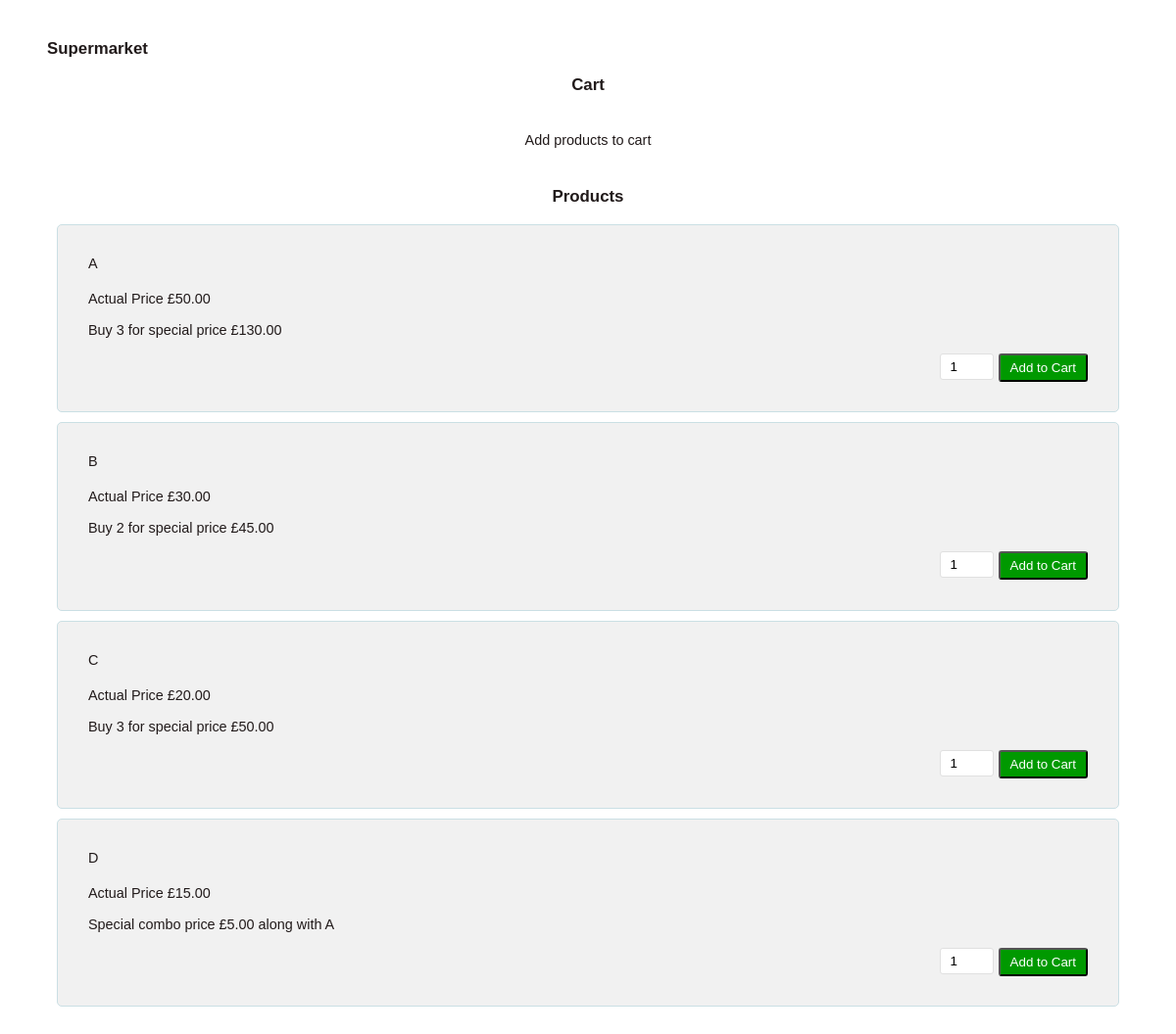
The page / on the database its author committed.
### tables this page shows
CREATE TABLE `products` (
  `id` int(11) NOT NULL,
  `product_name` varchar(100) NOT NULL,
  `product_description` varchar(255) NOT NULL,
  `product_price` float(5,2) NOT NULL,
  `sku` varchar(55) NOT NULL COMMENT 'Stock keeping unit'
);

CREATE TABLE `specialoffers` (
  `s_id` int(11) NOT NULL,
  `id` int(11) NOT NULL,
  `quantity` int(11) NOT NULL DEFAULT 0,
  `special_price` float(10,2) NOT NULL,
  `combo_offer_mapping` int(11) NOT NULL DEFAULT 0
);

### index.php (called while the page is built, shortened)
<?php
require_once("dbmanager/databasebmanager.php");
$db_handle = new DatabaseManager();
include_once("model/databasemodel.php");
$db_model = new DatabaseModel();
include_once("managecart.php");
include_once('views/cart_view.php');
?>

### dbmanager/databasebmanager.php (called while the page is built, shortened)
<?php
class DatabaseManager {
    private $database = "supermarket";
    private $host = "localhost";
    private $user = "root";
    private $password = "";
    private $connection;
    function __construct() {
        $this->connection = $this->connectToDB();
    }
    function connectToDB() {
        $conn = mysqli_connect($this->host, $this->user, $this->password, $this->database);
        return $conn;
    }
    function productByID($query) {
        $result = mysqli_query($this->connection, $query);
        while ($rows = mysqli_fetch_assoc($result)) {
            $results[$rows['id']] = $rows;
        }
        if (!empty($results))
            return $results;
    }
}
?>

### model/databasemodel.php (called while the page is built, shortened)
<?php
class DatabaseModel extends DatabaseManager {
    public function fetchProducts($productId = NULL) {
        $sql = "select * from products LEFT JOIN specialoffers ON products.id = specialoffers.id";
        return $sql;
    }
}
?>

### managecart.php (called while the page is built, shortened)
<?php
$sql_query = $db_model->fetchProducts();
$product_list_array = $db_handle->productByID($sql_query);

### views/cart_view.php (the view, shortened to what this page needs)
<HTML>
    <HEAD>
        <link href="css/style.css" type="text/css" rel="stylesheet" />
    </HEAD>
    <BODY>
        <div id="shopping-cart">
            <h3 align="left">Supermarket</h3>
            <div class="heading-block">
                <h3 align="center">Cart</h3>
            </div>
            <?php
            if (isset($_SESSION["cart_details"])) {
                $total_quantity = 0;
                $total_price = 0;
                ?>
                <table class="tbl-cart-list" cellpadding="10" cellspacing="1">
                    <tbody>
                        <tr>
                            <th style="width:15%;">S.No</th>
                            <th>Name</th>
                            <th style="width:10%;">SKU</th>
                            <th style="width:5%;">Quantity</th>
                            <th style="width:15%;">Price</th>
                            <th style="width:15%;">Delete</th>
                        </tr>
                        <?php
                        $i = 0;
                        foreach ($_SESSION["cart_details"] as $product_list) {
                            $i++;
                            $total_quantity += $product_list["quantity"];
                            $total_price += ($product_list["price"]);
                            $product_list_price = $product_list["price"];
                            ?>
                            <tr>
                                <td><?php echo $i; ?></td>
                                <td id="prod_name"><strong><?php echo $product_list["product_name"]; ?></strong></td>
                                <td><?php echo $product_list["sku"]; ?></td>
                                <td><?php echo $product_list["quantity"]; ?></td>
                                <td><?php echo "£ " . $product_list["price"]; ?></td>
                                <td><a href="index.php?action=remove&id=<?php echo $product_list["id"]; ?>" class="removeButtonAction"><img src="images/deletebin-icon.png" alt="Remove Item" /></a></td>
                            </tr>
                            <?php
                        }
                        ?>
                        <tr>
                            <td colspan="2" style="text-align: right;"></td>
                            <td><strong>Total:</strong</td>
                            <td><strong><?php echo $total_quantity; ?></strong></td>
                            <td colspan="1"><strong><?php echo "£  " . number_format($total_price, 2); ?></strong></td>
                            <td></td>
                        </tr>
                    </tbody>
                </table>
                <?php
            } else {
                echo '<div class="empty-product-list">Add products to cart</div>';
            }
            ?>
        </div>
        <div id="product-grid">
            <div class="heading-block">
                <h3 align="center">Products</h3>
            </div>
            <?php
            if (!empty($product_list_array)) {
                foreach ($product_list_array as $key => $value) {
                    ?>
                    <div class="product-item">
                        <form method="post" id="<?php echo $product_list_array[$key]["id"]; ?>" action="index.php?action=add">
                            <div class="product-tile-footer">
                                <div class="product-title"><?php echo $product_list_array[$key]["product_name"]; ?></div>
                                <div class="product-price">Actual Price <?php echo "£" . $product_list_array[$key]["product_price"]; ?></div>
                                <br>
                                <?php if (!empty($product_list_array[$key]["combo_offer_mapping"])) { ?>
                                    <br>
                                    <div class="product-price">Special combo price <?php echo "£" . $product_list_array[$key]["special_price"]; ?> along with A </div>
                                <?php } else if ($product_list_array[$key]["s_id"]) { ?>
                                    <br>
                                    <div class="product-price">Buy <?php echo $product_list_array[$key]["quantity"] ?> for special price <?php echo "£" . $product_list_array[$key]["special_price"]; ?></div>
                                <?php } else { ?>
                                    <br>
                                    <div class="product-price">No offer </div>
                                <?php } ?>
                                <br>
                                <br>
                                <div class="cart-class"><input type="text" class="product-quantity" name="quantity" value="1" size="2" /><input type="submit" value="Add to Cart" class="btnAdd" name="insert" /></div>
                            </div>
                        </form>
                    </div>
                    <?php
                }
            }
            ?>
        </div>
    </BODY>
</HTML>

### css/style.css (style rules this page uses)
body { font-family: Arial; color: #211a1a; font-size: 0.9em; }
h3 { align-content: center; }
#shopping-cart { margin: 40px; }
#product-grid { margin: 40px; }
.btnAdd { padding: 5px 10px; margin-left: 5px; background-color: #009900; color: white; float: right; text-decoration: none; border-radius: 3px; cursor: pointer; }
#product-grid .heading-block { margin-bottom: 18px; }
.empty-product-list { text-align: center; margin: 38px 0px; clear: both; }
.product-title { margin-bottom: 20px; }
.product-price { float:left; }
.cart-class { float: right; }
.product-quantity { padding: 5px 10px; border-radius: 3px; border: #E0E0E0 1px solid; }
.product-item { background-color:#f1f1f1; padding:16px; border-radius:5px; margin: 10px; border: 1px solid #CADFE4; }
.product-tile-footer { padding: 15px 15px 0px 15px; overflow: auto; }

### rows shown on the page
products: product_name "A", product_price "50.00", specialoffers.quantity "3", specialoffers.special_price "130.00"
products: product_name "B", product_price "30.00", specialoffers.quantity "2", specialoffers.special_price "45.00"
products: product_name "C", product_price "20.00", specialoffers.quantity "3", specialoffers.special_price "50.00"
products: product_name "D", product_price "15.00", specialoffers.special_price "5.00"
